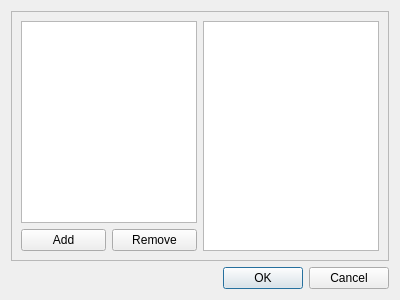
<?xml version="1.0" encoding="UTF-8"?>
<ui version="4.0">
 <class>Dialog</class>
 <widget class="QDialog" name="Dialog">
  <property name="geometry">
   <rect>
    <x>0</x>
    <y>0</y>
    <width>400</width>
    <height>300</height>
   </rect>
  </property>
  <property name="windowTitle">
   <string>Dialog</string>
  </property>
  <layout class="QVBoxLayout" name="verticalLayout_3">
   <item>
    <widget class="QFrame" name="frame">
     <property name="frameShape">
      <enum>QFrame::StyledPanel</enum>
     </property>
     <property name="frameShadow">
      <enum>QFrame::Raised</enum>
     </property>
     <layout class="QHBoxLayout" name="horizontalLayout">
      <item>
       <layout class="QVBoxLayout" name="verticalLayout_4">
        <item>
         <widget class="QListWidget" name="addonList"/>
        </item>
        <item>
         <layout class="QHBoxLayout" name="horizontalLayout_3">
          <item>
           <widget class="QPushButton" name="addAddonButton">
            <property name="text">
             <string>Add</string>
            </property>
           </widget>
          </item>
          <item>
           <widget class="QPushButton" name="removeAddonButton">
            <property name="text">
             <string>Remove</string>
            </property>
           </widget>
          </item>
         </layout>
        </item>
       </layout>
      </item>
      <item>
       <widget class="QPlainTextEdit" name="addonDescription"/>
      </item>
     </layout>
    </widget>
   </item>
   <item>
    <widget class="QDialogButtonBox" name="buttonBox">
     <property name="orientation">
      <enum>Qt::Horizontal</enum>
     </property>
     <property name="standardButtons">
      <set>QDialogButtonBox::Cancel|QDialogButtonBox::Ok</set>
     </property>
    </widget>
   </item>
  </layout>
 </widget>
 <resources/>
 <connections>
  <connection>
   <sender>buttonBox</sender>
   <signal>accepted()</signal>
   <receiver>Dialog</receiver>
   <slot>accept()</slot>
   <hints>
    <hint type="sourcelabel">
     <x>248</x>
     <y>254</y>
    </hint>
    <hint type="destinationlabel">
     <x>157</x>
     <y>274</y>
    </hint>
   </hints>
  </connection>
  <connection>
   <sender>buttonBox</sender>
   <signal>rejected()</signal>
   <receiver>Dialog</receiver>
   <slot>reject()</slot>
   <hints>
    <hint type="sourcelabel">
     <x>316</x>
     <y>260</y>
    </hint>
    <hint type="destinationlabel">
     <x>286</x>
     <y>274</y>
    </hint>
   </hints>
  </connection>
 </connections>
</ui>
